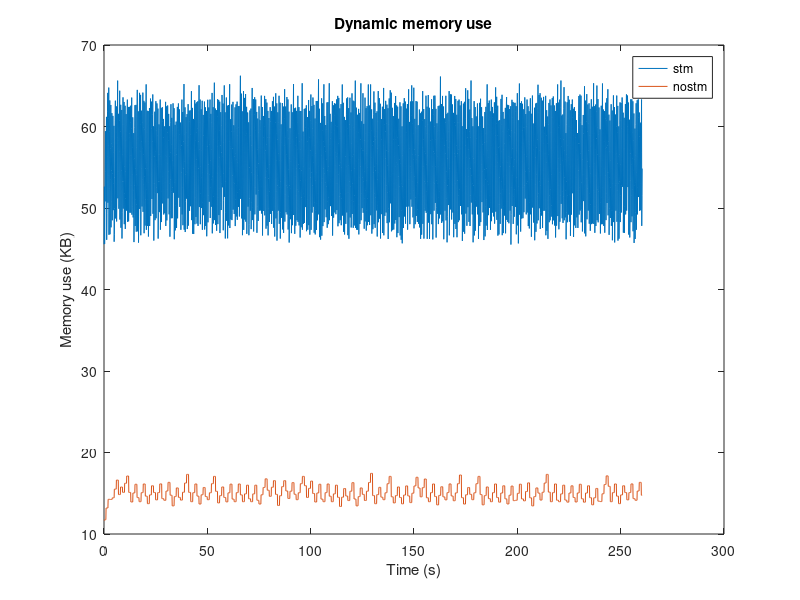

MATLAB code to generate this figure: (Note: this script raises an error after producing the figure.)
figure('Name', 'dynamic_memory_use_first')
hold off
file1 = fopen('mem_stm_nonopt.txt', 'r');
file2 = fopen('mem_nostm.txt', 'r');
data1 = fscanf(file1, '%f');
data2 = fscanf(file2, '%f');

data2 = data2(1:length(data1));

dt = 0.1;
t1 = [0:length(data1)-1]*dt;
t2 = [0:length(data2)-1]*dt;

plot(t1, data1, t2, data2)
title('Dynamic memory use')
legend('stm', 'nostm')
xlabel('Time (s)'), ylabel('Memory use (KB)')

fclose(file1);
fclose(file2);

% values: task_size: 500, no_measurements = 10, task_repeats = 20, run_time
% = 30000ms

avg_stm = mean(data1);
avg_nostm = mean(data2);
averages = [avg_stm, avg_nostm]

[max_stm, i_stm] = max(data1);
[max_stm, i_nostm] = max(data2);

maxes = [max_stm, max_nostm]

index_stm = i_stm*dt;
index_nostm = i_nostm*dt;
indices = [index_stm, index_nostm]